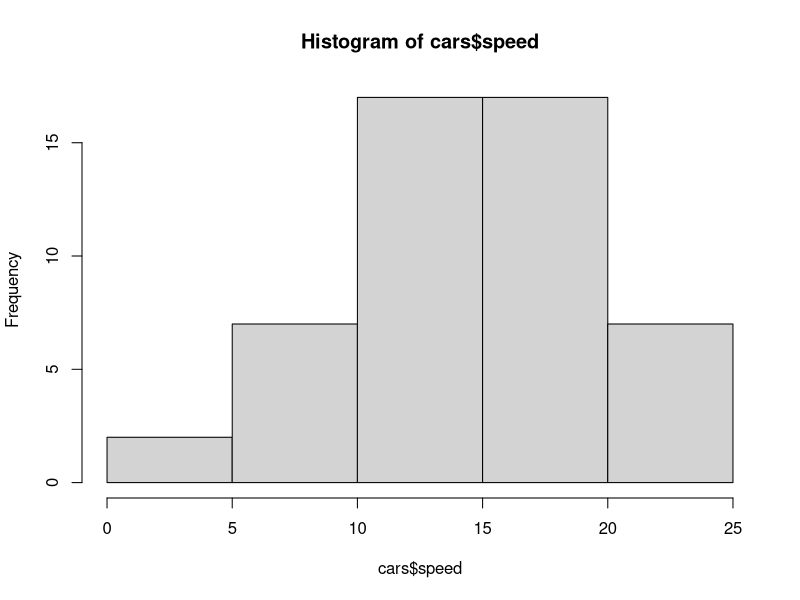
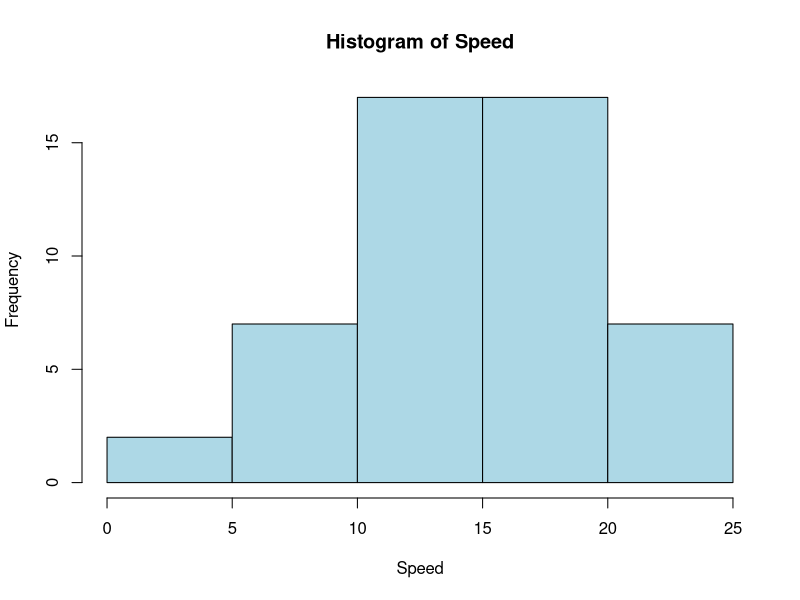
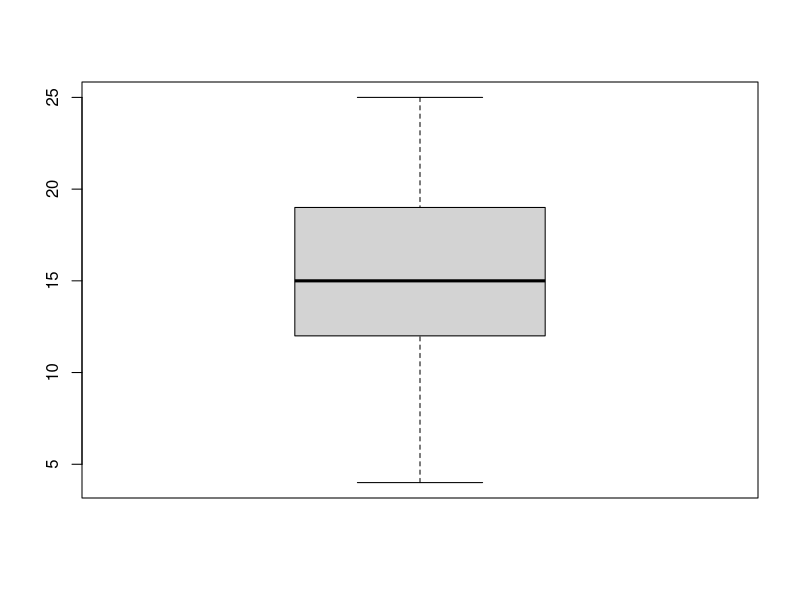
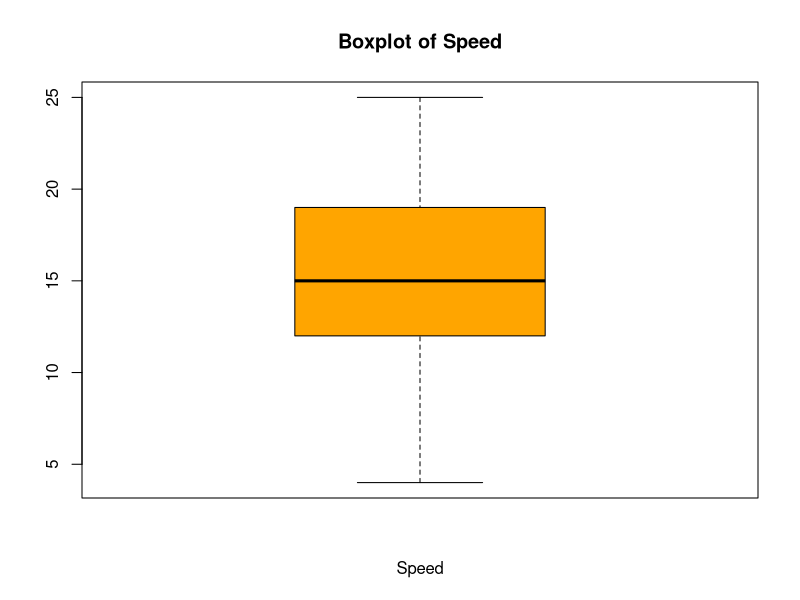
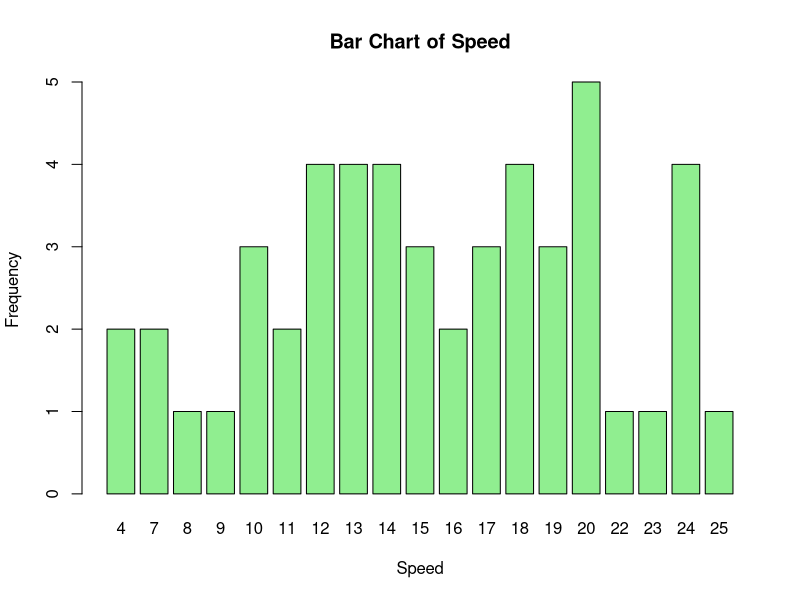
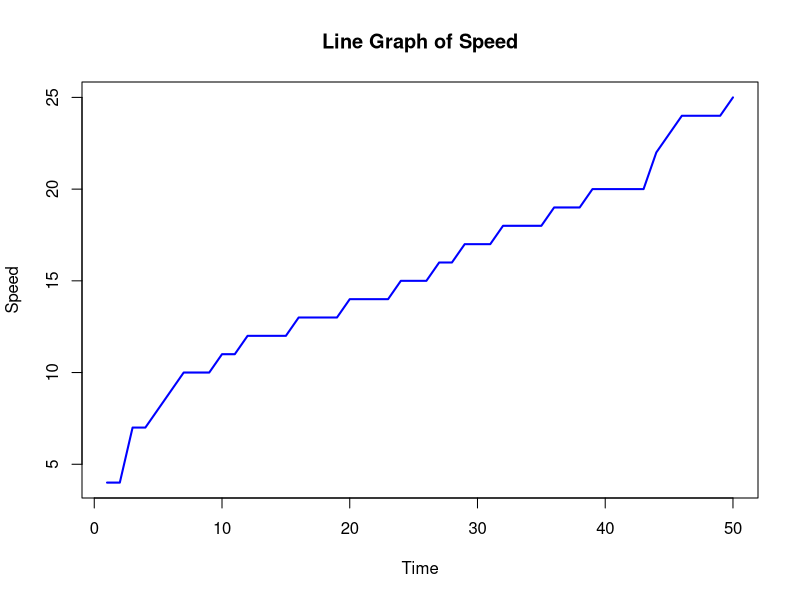
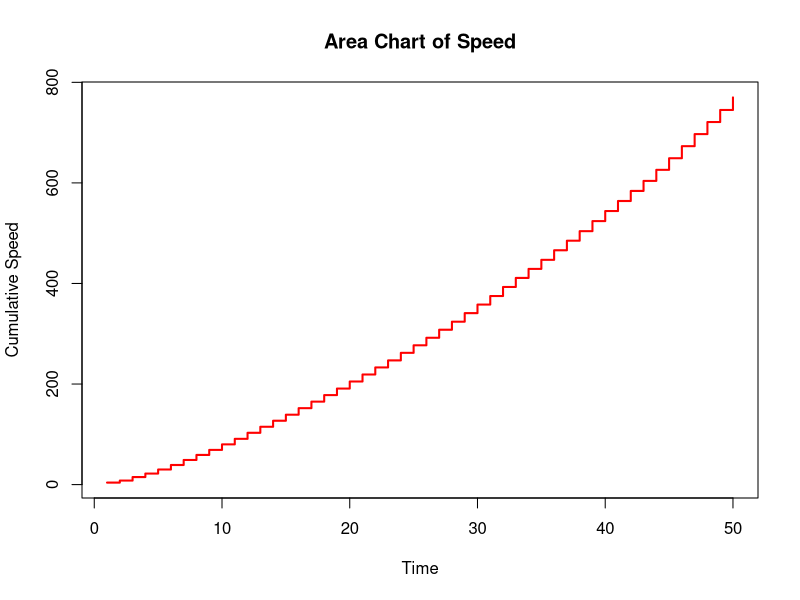
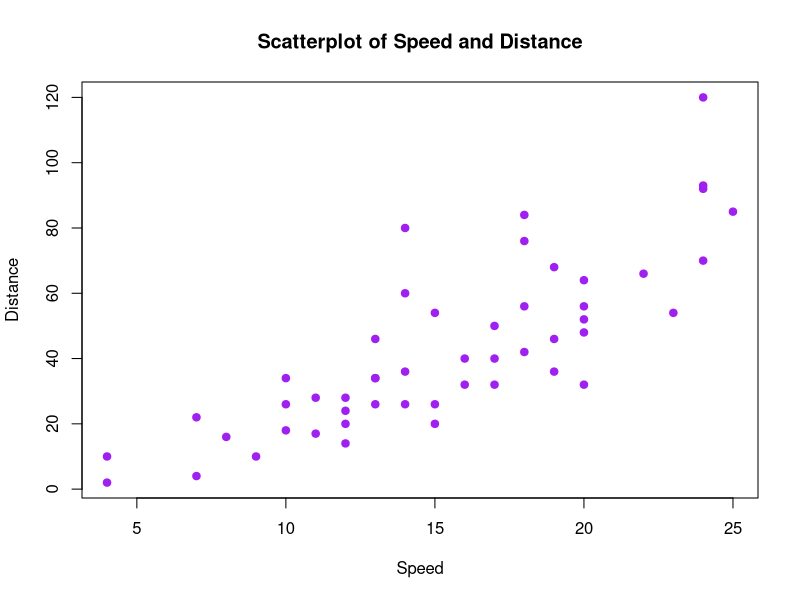

The R script that drew these images, in order: (Note: this script raises an error after producing the figures.)
## ---- chunk 1
knitr::opts_chunk$set(echo = TRUE)
## ---- chunk 2

hist(cars$speed)

hist(cars$speed, main = "Histogram of Speed", xlab = "Speed", ylab = "Frequency", col = "lightblue", border = "black")

## ---- chunk 3
boxplot(cars$speed)
boxplot(cars$speed, main = "Boxplot of Speed", xlab = "Speed", col = "orange", border = "black")
## ---- chunk 4
barplot(table(cars$speed), main = "Bar Chart of Speed", xlab = "Speed", ylab = "Frequency", col = "lightgreen", border = "black")

## ---- chunk 5
plot(cars$speed, type = "l", col = "blue", lwd = 2, main = "Line Graph of Speed", xlab = "Time", ylab = "Speed")
## ---- chunk 6
plot(cumsum(cars$speed), type = "s", col = "red", lwd = 2, main = "Area Chart of Speed", xlab = "Time", ylab = "Cumulative Speed")


## ---- chunk 7
plot(cars$speed, cars$dist, main = "Scatterplot of Speed and Distance", xlab = "Speed", ylab = "Distance", col = "purple", pch = 19)
## ---- chunk 8
pie(table(cars$speed), main = "Pie Chart of Speed", col = rainbow(length(table(cars$speed))), labels = paste(names(table(cars$speed)), ":", table(cars$speed)), cex = 0.8)


## ---- chunk 9
heatmap(cars, main = "Heat Map of Speed and Distance", xlab = "Speed", ylab = "Distance", col = heat.colors(12), scale = "column", margins = c(5,10))

